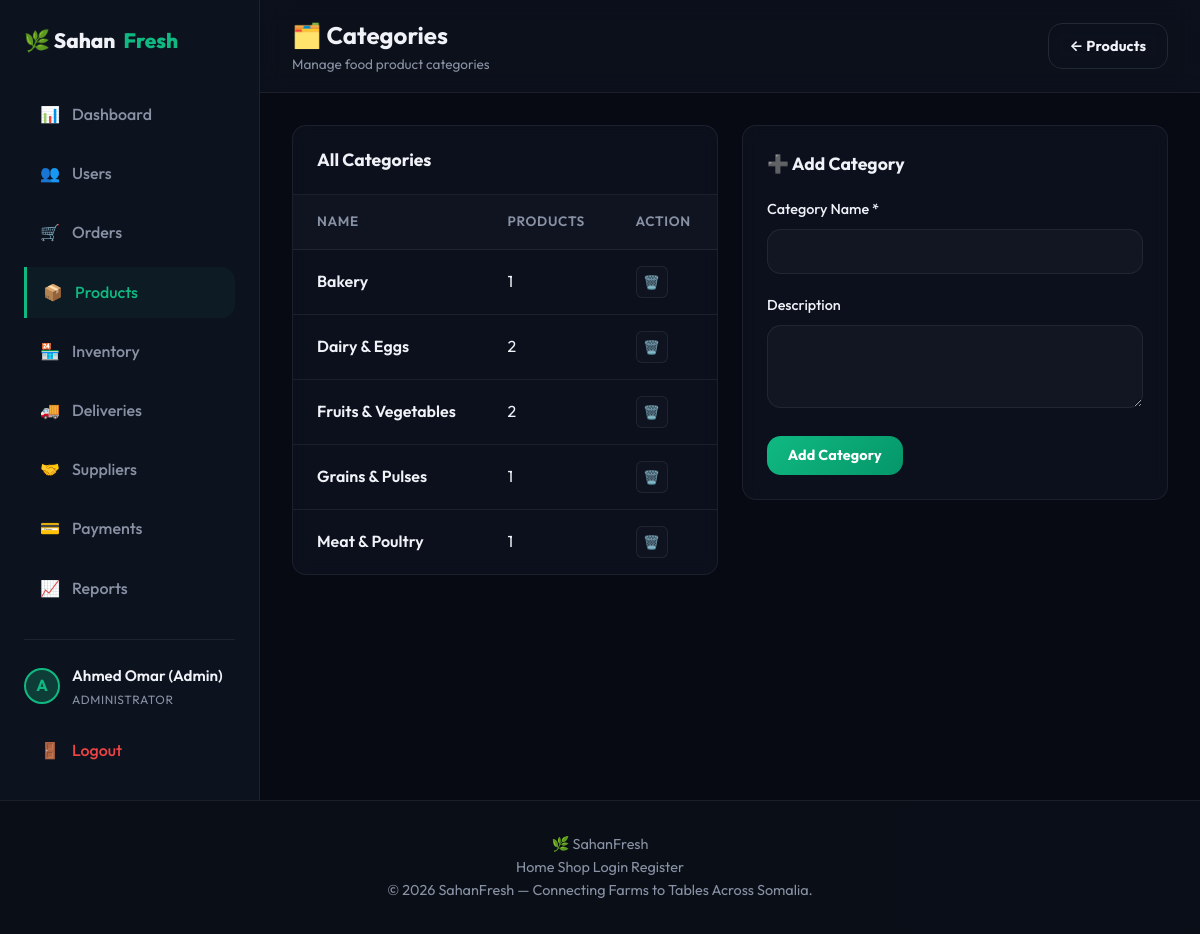
Screenshot of /products/categories.php (signed in) with the database file from the repository.
### tables this page shows
CREATE TABLE IF NOT EXISTS `categories` (
  `id` INT AUTO_INCREMENT PRIMARY KEY,
  `name` VARCHAR(100) NOT NULL UNIQUE,
  `description` TEXT DEFAULT NULL,
  `created_at` TIMESTAMP DEFAULT CURRENT_TIMESTAMP
);

### products/categories.php (the view, shortened to what this page needs)
<?php
require_once __DIR__.'/../config/database.php';
$categories=$conn->query("SELECT c.*,(SELECT COUNT(*) FROM products WHERE category_id=c.id) as product_count FROM categories c ORDER BY c.name")->fetchAll(PDO::FETCH_ASSOC);
$pageTitle='Categories'; include __DIR__.'/../includes/header.php';
?>
<div class="dashboard-layout">
<?php include __DIR__.'/../includes/sidebar.php'; ?>
<div class="dashboard-main">
<div class="dashboard-header"><div class="dashboard-title"><h2>🗂️ Categories</h2><p>Manage food product categories</p></div><a href="<?php echo BASE_URL; ?>products/index.php" class="btn btn-secondary">← Products</a></div>
<div class="dashboard-content">
<div style="display:grid;grid-template-columns:1fr 1fr;gap:1.5rem;align-items:start;">
<div class="table-container">
    <div class="table-header-bar"><div class="table-title">All Categories</div></div>
    <table class="admin-table"><thead><tr><th>Name</th><th>Products</th><th>Action</th></tr></thead><tbody>
    <?php foreach($categories as $c): ?>
    <tr><td style="font-weight:600;"><?php echo htmlspecialchars($c['name']); ?></td><td><?php echo $c['product_count']; ?></td>
    <td><form method="POST" style="display:inline;"><button type="submit" class="btn-icon delete" data-confirm="Delete this category?">🗑️</button></form></td></tr>
    <?php endforeach; ?>
    </tbody></table>
</div>
<div class="table-container" style="padding:1.5rem;">
    <h3 style="font-size:1.1rem;font-weight:700;margin-bottom:1.25rem;">➕ Add Category</h3>
    <form method="POST"><input type="hidden" name="action" value="add">
        <div class="form-group"><label class="form-label">Category Name *</label><input class="form-control" type="text" name="name" required></div>
        <div class="form-group"><label class="form-label">Description</label><textarea class="form-control" name="description" rows="3" style="resize:vertical;"></textarea></div>
        <button type="submit" class="btn btn-primary">Add Category</button>
    </form>
</div>
</div>
</div></div></div>
<?php include __DIR__.'/../includes/footer.php'; ?>

### assets/css/style.css (style rules this page uses)
:root { --bg-main: #07090f; --bg-card: rgba(13, 18, 32, 0.8); --bg-header: rgba(7, 9, 15, 0.7); --border-color: rgba(255, 255, 255, 0.07); --primary: #10b981; --primary-hover: #059669; --primary-glow: rgba(16, 185, 129, 0.25); --accent: #6366f1; --accent-glow: rgba(99, 102, 241, 0.2); --danger: #ef4444; --warning: #f59e0b; --info: #0ea5e9; --text-main: #f0f2f7; --text-muted: #8892a4; --text-dark: #111827; --font-sans: 'Outfit', -apple-system, BlinkMacSystemFont, "Segoe UI", Roboto, sans-serif; --transition: all 0.3s cubic-bezier(0.4, 0, 0.2, 1); --radius: 14px; --radius-sm: 8px; }
* { margin: 0; padding: 0; box-sizing: border-box; }
body { font-family: var(--font-sans); background-color: var(--bg-main); color: var(--text-main); line-height: 1.6; min-height: 100vh; display: flex; flex-direction: column; overflow-x: hidden; }
body::before { content: ''; position: fixed; top: -20%; left: -15%; width: 55%; height: 55%; background: radial-gradient(circle, rgba(16, 185, 129, 0.04) 0%, transparent 70%); z-index: -1; pointer-events: none; }
body::after { content: ''; position: fixed; bottom: -20%; right: -15%; width: 55%; height: 55%; background: radial-gradient(circle, rgba(99, 102, 241, 0.04) 0%, transparent 70%); z-index: -1; pointer-events: none; }
a { color: inherit; text-decoration: none; transition: var(--transition); }
.btn { display: inline-flex; align-items: center; justify-content: center; padding: 0.65rem 1.3rem; font-weight: 700; border-radius: var(--radius); transition: var(--transition); cursor: pointer; font-size: 0.9rem; border: none; gap: 0.5rem; letter-spacing: .01em; font-family: var(--font-sans); }
.btn-primary { background: linear-gradient(135deg, var(--primary), #059669); color: #fff; box-shadow: 0 0 0 rgba(16,185,129,0); }
.btn-secondary { background-color: transparent; border: 1px solid rgba(255,255,255,.1); color: var(--text-main); backdrop-filter: blur(8px); }
.form-group { margin-bottom: 1.25rem; }
.form-label { display: block; font-size: 0.9rem; font-weight: 500; margin-bottom: 0.5rem; color: var(--text-main); }
.form-control { width: 100%; padding: 0.75rem 1rem; background-color: rgba(255, 255, 255, 0.03); border: 1px solid var(--border-color); border-radius: var(--radius); color: var(--text-main); font-family: inherit; font-size: 0.95rem; transition: var(--transition); }

### assets/css/admin.css (style rules this page uses)
.dashboard-layout { display: flex; min-height: 100vh; width: 100%; }
.dashboard-main { flex-grow: 1; display: flex; flex-direction: column; background-color: #070a13; overflow-y: auto; }
.dashboard-header { background-color: rgba(13, 18, 31, 0.8); backdrop-filter: blur(12px); border-bottom: 1px solid var(--border-color); padding: 1rem 2rem; display: flex; justify-content: space-between; align-items: center; position: sticky; top: 0; z-index: 90; }
.dashboard-title h2 { font-size: 1.5rem; font-weight: 700; }
.dashboard-title p { font-size: 0.85rem; color: var(--text-muted); }
.dashboard-content { padding: 2rem; max-width: 1400px; width: 100%; margin: 0 auto; }
.table-container { background: var(--bg-card); border: 1px solid var(--border-color); border-radius: var(--radius); overflow: hidden; margin-bottom: 2rem; backdrop-filter: blur(8px); }
.table-header-bar { padding: 1.25rem 1.5rem; border-bottom: 1px solid var(--border-color); display: flex; justify-content: space-between; align-items: center; flex-wrap: wrap; gap: 1rem; }
.table-title { font-size: 1.1rem; font-weight: 700; }
.admin-table { width: 100%; border-collapse: collapse; text-align: left; }
.admin-table th, .admin-table td { padding: 1rem 1.5rem; border-bottom: 1px solid var(--border-color); }
.admin-table th { background-color: rgba(255, 255, 255, 0.02); color: var(--text-muted); font-size: 0.85rem; font-weight: 600; text-transform: uppercase; letter-spacing: 0.05em; }
.admin-table tr:last-child td { border-bottom: none; }
.btn-icon { width: 32px; height: 32px; border-radius: 6px; display: inline-flex; align-items: center; justify-content: center; border: 1px solid var(--border-color); background: rgba(255,255,255,0.02); color: var(--text-muted); cursor: pointer; transition: var(--transition); }

### rows the page displays
categories: name "Bakery", product_count "1"
categories: name "Dairy & Eggs", product_count "2"
categories: name "Fruits & Vegetables", product_count "2"
categories: name "Grains & Pulses", product_count "1"
categories: name "Meat & Poultry", product_count "1"

### other values shown
$item['icon'] "📊"
$item['label'] "Dashboard"
$item['icon'] "👥"
$item['label'] "Users"
$item['icon'] "🛒"
$item['label'] "Orders"
$item['icon'] "📦"
$item['label'] "Products"
$item['icon'] "🏪"
$item['label'] "Inventory"
$item['icon'] "🚚"
$item['label'] "Deliveries"
$item['icon'] "🤝"
$item['label'] "Suppliers"
$item['icon'] "💳"
